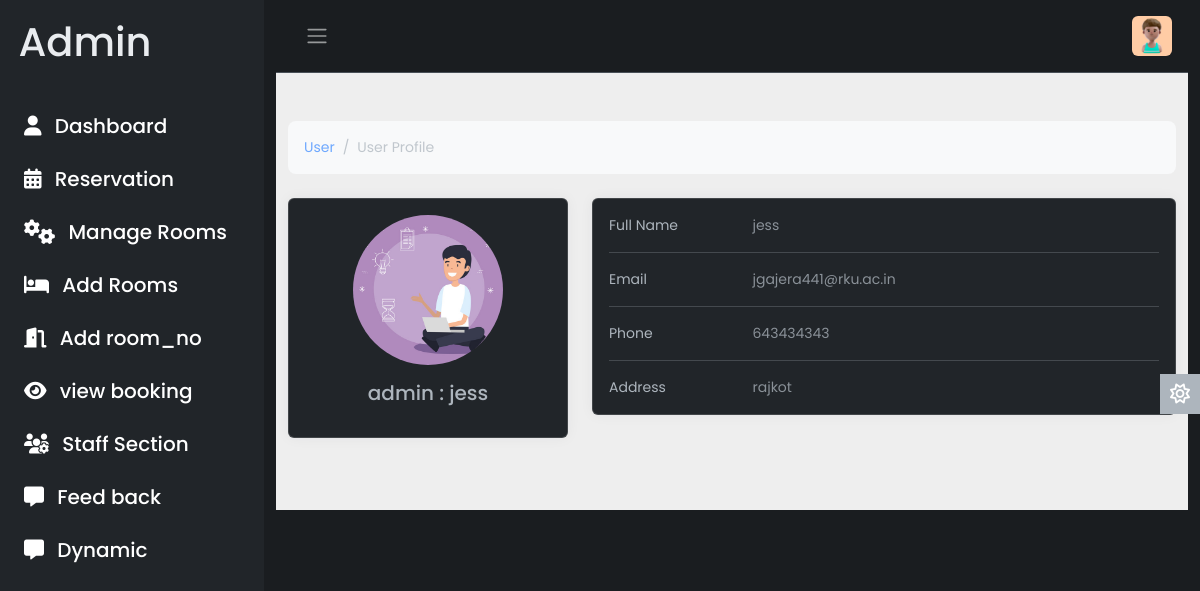
/admin/profile.php (signed in), run on the app's committed database.
### tables this page shows
CREATE TABLE `user` (
  `a_id` int(12) NOT NULL,
  `a_name` varchar(30) NOT NULL,
  `a_email` varchar(20) NOT NULL,
  `password` int(11) NOT NULL,
  `phone` int(15) NOT NULL,
  `address` varchar(120) NOT NULL
);

### admin/profile.php (the view, shortened to what this page needs)
<?php
$username = $_SESSION['a_name'];
include 'include/conn.php';
$query = "SELECT * FROM user WHERE a_name = '$username'";
$result = $conn->query($query);
if ($result->num_rows > 0) {
    ?>
<!DOCTYPE html>
<html lang="en" data-bs-theme="dark">
<head>
    <link rel="stylesheet" href="https://cdn.jsdelivr.net/npm/bootstrap@5.3.0-alpha2/dist/css/bootstrap.min.css" />
    <link rel="stylesheet" href="css/style.css" />
</head>
<body>
    <div class="wrapper">
        <?php
include 'include/aside.php';
    ?>
        <div class="main container-fluid">
            <?php include 'include/nav.php'?>
            <section style="background-color: #eee;">
  <div class="container py-5">
    <div class="row">
      <div class="col">
        <nav aria-label="breadcrumb" class="bg-light rounded-3 p-3 mb-4">
          <ol class="breadcrumb mb-0">
            <li class="breadcrumb-item"><a href="#">User</a></li>
            <li class="breadcrumb-item active" aria-current="page">User Profile</li>
          </ol>
        </nav>
      </div>
    </div>
    <div class="row">
      <div class="col-lg-4">
        <div class="card mb-4">
          <div class="card-body text-center">
            <img src="image/customer-support.jpg" alt="avatar"
              class="rounded-circle img-fluid" style="width: 150px;">
            <h5 class="my-3">admin : <?php echo $_SESSION['a_name'];?></h5>
          </div>
        </div>
      </div>
     <div class="col-lg-8">
     <?php
    $queryCustomer = "SELECT * FROM user";
    $resultCustomer = $conn->query($queryCustomer);
    if ($resultCustomer->num_rows > 0) {
        while ($row = $resultCustomer->fetch_assoc()) {
            ?>
            <div class="card mb-4">
                <div class="card-body">
                    <div class="row">
                        <div class="col-sm-3">
                            <p class="mb-0">Full Name</p>
                        </div>
                        <div class="col-sm-9">
                            <p class="text-muted mb-0"><?php echo $row['a_name']; ?></p>
                        </div>
                    </div>
                    <hr>
                    <div class="row">
                        <div class="col-sm-3">
                            <p class="mb-0">Email</p>
                        </div>
                        <div class="col-sm-9">
                            <p class="text-muted mb-0"><?php echo $row['a_email']; ?></p>
                        </div>
                    </div>
                    <hr>
                    <div class="row">
                        <div class="col-sm-3">
                            <p class="mb-0">Phone</p>
                        </div>
                        <div class="col-sm-9">
                            <p class="text-muted mb-0"><?php echo $row['phone']; ?></p>
                        </div>
                    </div>
                    <hr>
                    <div class="row">
                        <div class="col-sm-3">
                            <p class="mb-0">Address</p>
                        </div>
                        <div class="col-sm-9">
                            <p class="text-muted mb-0"><?php echo $row['address']; ?></p>
                        </div>
                    </div>
                </div>
            </div>
        <?php
}
    } else {
        echo "No customers found.";
    }
    ?>
</div>
</div>
      </div>
    </div>
  </div>
            <a href="#" class="theme-toggle">
                <i class="fa-regular fa-sun"></i>
            </a>
</body>
</html>
<?php
} else {
    echo "User data not found.";
}
?>

### admin/css/style.css (style rules this page uses)
body { font-family: 'Poppins', sans-serif; font-size: 0.875rem; opacity: 1; overflow-y: scroll; margin: 0; }
a { cursor: pointer; text-decoration: none; font-family: 'Poppins', sans-serif; }
li { list-style: none; }
.wrapper { align-items: stretch; display: flex; width: 100%; }
.main { display: flex; flex-direction: column; min-height: 100vh; min-width: 0; overflow: hidden; transition: all 0.35s ease-in-out; width: 100%; background: var(--bs-dark-bg-subtle); }
.card { box-shadow: 0 0 .875rem 0 rgba(34, 46, 60, .05); margin-bottom: 24px; }
.theme-toggle { position: fixed; top: 50%; transform: translateY(-65%); text-align: center; z-index: 10; right: 0; left: auto; border: none; background-color: var(--bs-body-color); }
html[data-bs-theme="dark"] .theme-toggle .fa-sun, html[data-bs-theme="light"] .theme-toggle .fa-moon { cursor: pointer; padding: 10px; display: block; font-size: 1.25rem; color: #FFF; }

### data on the page
user: a_name "jess", a_email "jgajera441@rku.ac.in", phone "643434343", address "rajkot"

### other printed values
$_SESSION['a_name'] "jess"
